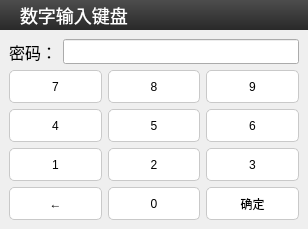
<?xml version="1.0" encoding="UTF-8"?>
<ui version="4.0">
 <class>FrmNumberInput</class>
 <widget class="QWidget" name="FrmNumberInput">
  <property name="geometry">
   <rect>
    <x>0</x>
    <y>0</y>
    <width>308</width>
    <height>229</height>
   </rect>
  </property>
  <property name="windowTitle">
   <string>Form</string>
  </property>
  <property name="styleSheet">
   <string notr="true">QPushButton {
	border: 1px solid #c9c9c9;
	border-radius: 5px;
	padding: 0px;
	color: #000000;
	background-color: #ffffff;
	min-width: 90px;
	min-height: 30px;
}

QPushButton:hover,QPushButton:pressed {
	padding: 1px;
	background-color: #f3f3f3;
}

QPushButton#btnClose  {
	border: none;
	border-radius: 0px;
	background: transparent;
	min-width: 30px;
}


QPushButton#btnClose:hover,QPushButton#btnClose:pressed {
	background-color: #ff0000;
}</string>
  </property>
  <layout class="QVBoxLayout" name="verticalLayout_2">
   <property name="spacing">
    <number>0</number>
   </property>
   <property name="leftMargin">
    <number>0</number>
   </property>
   <property name="topMargin">
    <number>0</number>
   </property>
   <property name="rightMargin">
    <number>0</number>
   </property>
   <property name="bottomMargin">
    <number>0</number>
   </property>
   <item>
    <widget class="QWidget" name="widgetInputTitle" native="true">
     <property name="minimumSize">
      <size>
       <width>0</width>
       <height>30</height>
      </size>
     </property>
     <property name="styleSheet">
      <string notr="true">background: qlineargradient(spread:pad, x1:0, y1:0, x2:0, y2:1, stop:0 #4D4D4D, stop:1 #292929);
</string>
     </property>
     <layout class="QHBoxLayout" name="horizontalLayout_2">
      <property name="spacing">
       <number>0</number>
      </property>
      <property name="leftMargin">
       <number>20</number>
      </property>
      <property name="topMargin">
       <number>0</number>
      </property>
      <property name="rightMargin">
       <number>0</number>
      </property>
      <property name="bottomMargin">
       <number>0</number>
      </property>
      <item>
       <widget class="QLabel" name="label">
        <property name="styleSheet">
         <string notr="true">color: #ffffff;
font-family: &quot;楷体&quot;;
font-size: 18px;
</string>
        </property>
        <property name="text">
         <string>数字输入键盘</string>
        </property>
       </widget>
      </item>
      <item>
       <widget class="QPushButton" name="btnClose">
        <property name="minimumSize">
         <size>
          <width>30</width>
          <height>30</height>
         </size>
        </property>
        <property name="maximumSize">
         <size>
          <width>30</width>
          <height>30</height>
         </size>
        </property>
        <property name="text">
         <string/>
        </property>
        <property name="icon">
         <iconset resource="../style.qrc">
          <normaloff>:/images/common/close.png</normaloff>:/images/common/close.png</iconset>
        </property>
       </widget>
      </item>
     </layout>
    </widget>
   </item>
   <item>
    <widget class="QWidget" name="widget_2" native="true">
     <layout class="QVBoxLayout" name="verticalLayout">
      <item>
       <layout class="QHBoxLayout" name="horizontalLayout">
        <item>
         <widget class="QLabel" name="label_2">
          <property name="styleSheet">
           <string notr="true">font-family: &quot;楷体&quot;;
font-size: 16px;
color: #000000;</string>
          </property>
          <property name="text">
           <string>密码：</string>
          </property>
         </widget>
        </item>
        <item>
         <widget class="QLineEdit" name="lineEditPasswd">
          <property name="minimumSize">
           <size>
            <width>0</width>
            <height>25</height>
           </size>
          </property>
          <property name="readOnly">
           <bool>true</bool>
          </property>
         </widget>
        </item>
       </layout>
      </item>
      <item>
       <layout class="QGridLayout" name="gridLayout">
        <item row="0" column="0">
         <widget class="QPushButton" name="btn7">
          <property name="sizePolicy">
           <sizepolicy hsizetype="Ignored" vsizetype="Expanding">
            <horstretch>0</horstretch>
            <verstretch>0</verstretch>
           </sizepolicy>
          </property>
          <property name="focusPolicy">
           <enum>Qt::NoFocus</enum>
          </property>
          <property name="text">
           <string>7</string>
          </property>
         </widget>
        </item>
        <item row="2" column="2">
         <widget class="QPushButton" name="btn3">
          <property name="sizePolicy">
           <sizepolicy hsizetype="Ignored" vsizetype="Expanding">
            <horstretch>0</horstretch>
            <verstretch>0</verstretch>
           </sizepolicy>
          </property>
          <property name="focusPolicy">
           <enum>Qt::NoFocus</enum>
          </property>
          <property name="text">
           <string>3</string>
          </property>
         </widget>
        </item>
        <item row="3" column="1">
         <widget class="QPushButton" name="btn0">
          <property name="sizePolicy">
           <sizepolicy hsizetype="Ignored" vsizetype="Expanding">
            <horstretch>0</horstretch>
            <verstretch>0</verstretch>
           </sizepolicy>
          </property>
          <property name="focusPolicy">
           <enum>Qt::NoFocus</enum>
          </property>
          <property name="text">
           <string>0</string>
          </property>
         </widget>
        </item>
        <item row="1" column="0">
         <widget class="QPushButton" name="btn4">
          <property name="sizePolicy">
           <sizepolicy hsizetype="Ignored" vsizetype="Expanding">
            <horstretch>0</horstretch>
            <verstretch>0</verstretch>
           </sizepolicy>
          </property>
          <property name="focusPolicy">
           <enum>Qt::NoFocus</enum>
          </property>
          <property name="text">
           <string>4</string>
          </property>
         </widget>
        </item>
        <item row="2" column="0">
         <widget class="QPushButton" name="btn1">
          <property name="sizePolicy">
           <sizepolicy hsizetype="Ignored" vsizetype="Expanding">
            <horstretch>0</horstretch>
            <verstretch>0</verstretch>
           </sizepolicy>
          </property>
          <property name="focusPolicy">
           <enum>Qt::NoFocus</enum>
          </property>
          <property name="text">
           <string>1</string>
          </property>
         </widget>
        </item>
        <item row="0" column="2">
         <widget class="QPushButton" name="btn9">
          <property name="sizePolicy">
           <sizepolicy hsizetype="Ignored" vsizetype="Expanding">
            <horstretch>0</horstretch>
            <verstretch>0</verstretch>
           </sizepolicy>
          </property>
          <property name="focusPolicy">
           <enum>Qt::NoFocus</enum>
          </property>
          <property name="text">
           <string>9</string>
          </property>
         </widget>
        </item>
        <item row="3" column="2">
         <widget class="QPushButton" name="btnOk">
          <property name="sizePolicy">
           <sizepolicy hsizetype="Ignored" vsizetype="Expanding">
            <horstretch>0</horstretch>
            <verstretch>0</verstretch>
           </sizepolicy>
          </property>
          <property name="focusPolicy">
           <enum>Qt::NoFocus</enum>
          </property>
          <property name="text">
           <string>确定</string>
          </property>
         </widget>
        </item>
        <item row="2" column="1">
         <widget class="QPushButton" name="btn2">
          <property name="sizePolicy">
           <sizepolicy hsizetype="Ignored" vsizetype="Expanding">
            <horstretch>0</horstretch>
            <verstretch>0</verstretch>
           </sizepolicy>
          </property>
          <property name="focusPolicy">
           <enum>Qt::NoFocus</enum>
          </property>
          <property name="text">
           <string>2</string>
          </property>
         </widget>
        </item>
        <item row="3" column="0">
         <widget class="QPushButton" name="btnDelete">
          <property name="sizePolicy">
           <sizepolicy hsizetype="Ignored" vsizetype="Expanding">
            <horstretch>0</horstretch>
            <verstretch>0</verstretch>
           </sizepolicy>
          </property>
          <property name="focusPolicy">
           <enum>Qt::NoFocus</enum>
          </property>
          <property name="text">
           <string>←</string>
          </property>
         </widget>
        </item>
        <item row="1" column="2">
         <widget class="QPushButton" name="btn6">
          <property name="sizePolicy">
           <sizepolicy hsizetype="Ignored" vsizetype="Expanding">
            <horstretch>0</horstretch>
            <verstretch>0</verstretch>
           </sizepolicy>
          </property>
          <property name="focusPolicy">
           <enum>Qt::NoFocus</enum>
          </property>
          <property name="text">
           <string>6</string>
          </property>
         </widget>
        </item>
        <item row="0" column="1">
         <widget class="QPushButton" name="btn8">
          <property name="sizePolicy">
           <sizepolicy hsizetype="Ignored" vsizetype="Expanding">
            <horstretch>0</horstretch>
            <verstretch>0</verstretch>
           </sizepolicy>
          </property>
          <property name="focusPolicy">
           <enum>Qt::NoFocus</enum>
          </property>
          <property name="text">
           <string>8</string>
          </property>
         </widget>
        </item>
        <item row="1" column="1">
         <widget class="QPushButton" name="btn5">
          <property name="sizePolicy">
           <sizepolicy hsizetype="Ignored" vsizetype="Expanding">
            <horstretch>0</horstretch>
            <verstretch>0</verstretch>
           </sizepolicy>
          </property>
          <property name="focusPolicy">
           <enum>Qt::NoFocus</enum>
          </property>
          <property name="text">
           <string>5</string>
          </property>
         </widget>
        </item>
       </layout>
      </item>
     </layout>
    </widget>
   </item>
  </layout>
 </widget>
 <resources>
  <include location="../style.qrc"/>
 </resources>
 <connections>
  <connection>
   <sender>btnClose</sender>
   <signal>clicked()</signal>
   <receiver>FrmNumberInput</receiver>
   <slot>hide()</slot>
   <hints>
    <hint type="sourcelabel">
     <x>286</x>
     <y>14</y>
    </hint>
    <hint type="destinationlabel">
     <x>282</x>
     <y>46</y>
    </hint>
   </hints>
  </connection>
 </connections>
</ui>
